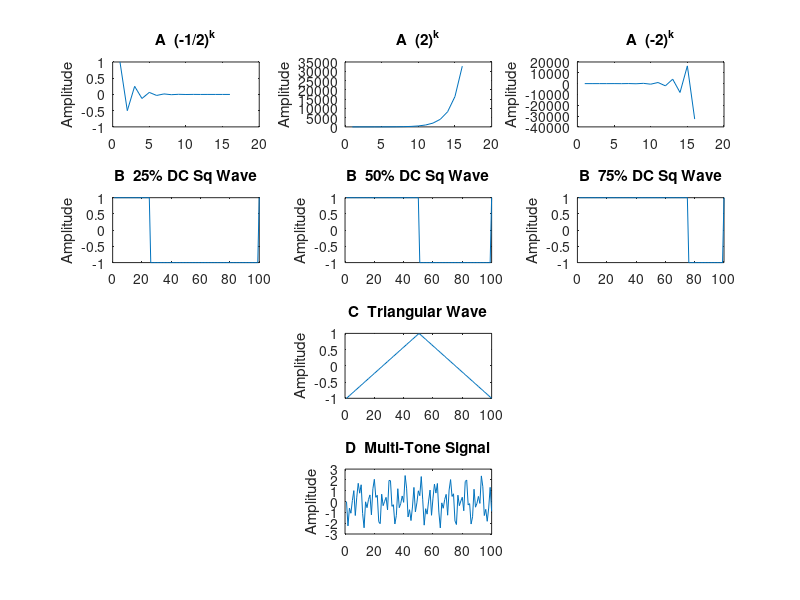

Write MATLAB code to recreate this figure.
clc;        % clears the command window
clear all;  % clear all variables
close all;  % all the existing figure windows will be closed

k = 0:15;   % time index for the discrete signal from 0 to 15 with unity sampling

subplot(4,3,1); 
plot((-1/2).^k);
title('A  (-1/2)^k'); 
ylabel('Amplitude')

subplot(4,3,2); 
plot((2).^k);
title('A  (2)^k'); 
ylabel('Amplitude')

subplot(4,3,3); 
plot((-2).^k);
title('A  (-2)^k'); 
ylabel('Amplitude')

t = linspace(0, 2*pi);

subplot(4,3,4); 
plot(square(t, 25));
title('B  25% DC Sq Wave'); 
ylabel('Amplitude')

subplot(4,3,5); 
plot(square(t, 50));
title('B  50% DC Sq Wave'); 
ylabel('Amplitude')

subplot(4,3,6); 
plot(square(t, 75));
title('B  75% DC Sq Wave'); 
ylabel('Amplitude')

subplot(4,3,8); 
plot(sawtooth(t, 0.5));
title('C  Triangular Wave'); 
ylabel('Amplitude')

s1 = sin(2*pi*10*t);
s2 = sin(2*pi*30*t);
s3 = sin(2*pi*60*t);
s = s1 + s2 + s3;
subplot(4,3,11); 
plot(s);
title('D  Multi-Tone Signal'); 
ylabel('Amplitude')

